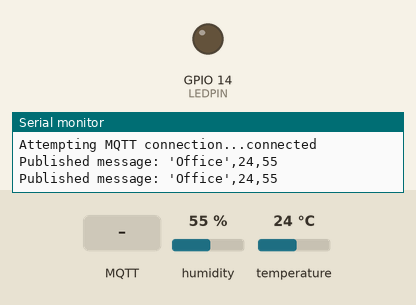
Simulated run of this sketch. Board: ESP8266 (NodeMCU). On the bench: output pins drawn as LEDs (lit = HIGH), the last lines printed to the serial monitor. Wiring (inferred from the names in the program): DHT11 sensor: data GPIO 10. The test bench sets the inputs (shaded band); at power-on: humidity 55 %, temperature 24 °C. WiFi joins after 1.5 s; servers stay silent unless stated; storage starts empty; no MQTT or app messages arrive unless stated.

Above: at 2.7 s.
2.8 s: MQTT message "1" arrives on the first subscribed topic
At 3.1 s:
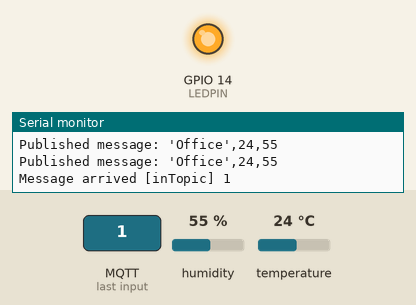
4.3 s: MQTT message "0" arrives on the first subscribed topic
At 5.4 s:
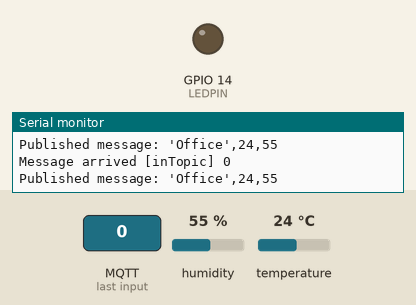
Timing chart, 0 to 7.3 s (numbered marks = the images above; inputs shaded):
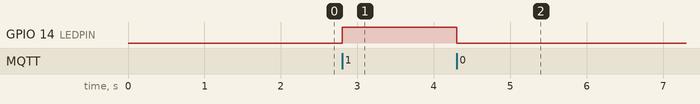

The sketch:

ESPWiFiManager_MQTT.ino.ino
```cpp
#include <FS.h>                   //this needs to be first, or it all crashes and burns...
#include <ESP8266WiFi.h>          //https://github.com/esp8266/Arduino
//needed for library
#include <DNSServer.h>
#include <ESP8266WebServer.h>
#include <WiFiManager.h>          //https://github.com/tzapu/WiFiManager
#include <ArduinoJson.h>          //https://github.com/bblanchon/ArduinoJson

// Added libraries
#include <DHT.h>
#include <PubSubClient.h>

// Added Define
#define DHTTYPE DHT11
#define LEDPIN 14
#define DHTPIN 10


//define your default values here, if there are different values in config.json, they are overwritten.
char mqtt_server[40];
char mqtt_port[6] = "1883";
// Values used for mqtt
long lastMsg = 0;
char msg[50];
int value = 0;

//flag for saving data
bool shouldSaveConfig = false;

//callback notifying us of the need to save config
void saveConfigCallback () {
  Serial.println("Should save config");
  shouldSaveConfig = true;
}


DHT dht(DHTPIN, DHTTYPE);                   // Initialize DHT sensor.
WiFiClient espClient;
PubSubClient client(espClient);

void setup() {
  // put your setup code here, to run once:
  Serial.begin(115200);
  Serial.println();
  //clean FS, for testing
  //SPIFFS.format();

  //read configuration from FS json
  Serial.println("mounting FS...");

  if (SPIFFS.begin()) {
    Serial.println("mounted file system");
    if (SPIFFS.exists("/config.json")) {
      //file exists, reading and loading
      Serial.println("reading config file");
      File configFile = SPIFFS.open("/config.json", "r");
      if (configFile) {
        Serial.println("opened config file");
        size_t size = configFile.size();
        // Allocate a buffer to store contents of the file.
        std::unique_ptr<char[]> buf(new char[size]);

        configFile.readBytes(buf.get(), size);
        DynamicJsonBuffer jsonBuffer;
        JsonObject& json = jsonBuffer.parseObject(buf.get());
        json.printTo(Serial);
        if (json.success()) {
          Serial.println("\nparsed json");
          strcpy(mqtt_server, json["mqtt_server"]);
          strcpy(mqtt_port, json["mqtt_port"]);
        } else {
          Serial.println("failed to load json config");
        }
      }
    }
  } else {
    Serial.println("failed to mount FS");
  }
  //end read

  // The extra parameters to be configured (can be either global or just in the setup)
  // After connecting, parameter.getValue() will get you the configured value
  // id/name placeholder/prompt default length
  WiFiManagerParameter custom_mqtt_server("server", "mqtt server", mqtt_server, 40);
  WiFiManagerParameter custom_mqtt_port("port", "mqtt port", mqtt_port, 5);

  //WiFiManager
  WiFiManager wifiManager;        //Local intialization. Once its business is done, there is no need to keep it around

  wifiManager.setSaveConfigCallback(saveConfigCallback);     //set config save notify callback

  //set static ip
  //wifiManager.setSTAStaticIPConfig(IPAddress(10,0,1,99), IPAddress(10,0,1,1), IPAddress(255,255,255,0));

  //add all your parameters here
  wifiManager.addParameter(&custom_mqtt_server);
  wifiManager.addParameter(&custom_mqtt_port);

  //reset settings - for testing
  //wifiManager.resetSettings();

  //set minimu quality of signal so it ignores AP's under that quality
  //defaults to 8%
  //wifiManager.setMinimumSignalQuality();

  //sets timeout until configuration portal gets turned off
  //useful to make it all retry or go to sleep
  //in seconds
  //wifiManager.setTimeout(120);

  //fetches ssid and pass and tries to connect
  //if it does not connect it starts an access point with the specified name
  //and goes into a blocking loop awaiting configuration
  if (!wifiManager.autoConnect("ESPWIFI_Config", "password")) {   // set wifi and password for access point
    Serial.println("failed to connect and hit timeout");
    delay(3000);
    //reset and try again, or maybe put it to deep sleep
    ESP.reset();
    delay(5000);
  }

  //if you get here you have connected to the WiFi
  Serial.println("connected...yeey :)");

  //read updated parameters
  strcpy(mqtt_server, custom_mqtt_server.getValue());
  strcpy(mqtt_port, custom_mqtt_port.getValue());

  //save the custom parameters to FS
  if (shouldSaveConfig) {
    Serial.println("saving config");
    DynamicJsonBuffer jsonBuffer;
    JsonObject& json = jsonBuffer.createObject();
    json["mqtt_server"] = mqtt_server;
    json["mqtt_port"] = mqtt_port;

    File configFile = SPIFFS.open("/config.json", "w");
    if (!configFile) {
      Serial.println("failed to open config file for writing");
    }

    json.printTo(Serial);
    json.printTo(configFile);
    configFile.close();
  }    //end save

  Serial.println("local ip");
  Serial.println(WiFi.localIP());

  pinMode(LEDPIN, OUTPUT);
  pinMode(DHTPIN, INPUT);

  dht.begin();      // Initialize DHT library
  client.setServer(mqtt_server, 1883);  // initialize MQTT
  client.setCallback(callback);         // initialize MQTT callback

}// End Setup

void callback(char* topic, byte* payload, unsigned int length) {
  Serial.print("Message arrived [");
  Serial.print(topic);
  Serial.print("] ");
  for (int i = 0; i < length; i++) {
    Serial.print((char)payload[i]);
  }
  Serial.println();

  // Switch on the LED if an 1 was received as first character
  if ((char)payload[0] == '1') {
    digitalWrite(LEDPIN, HIGH);
  } else {
    digitalWrite(LEDPIN, LOW);
  }
}       // END CALLBACK

void reconnect() {
  // Loop until we're reconnected
  while (!client.connected()) {
    Serial.print("Attempting MQTT connection...");
    // Attempt to connect
    if (client.connect("ESP8266Client")) {
      Serial.println("connected");
      // Once connected, publish an announcement...
      client.publish("outTopic", "MQTT Connected");
      // ... and resubscribe
      client.subscribe("inTopic");
    } else {
      Serial.print("failed, rc=");
      Serial.print(client.state());
      Serial.println(" try again in 5 seconds");
      // Wait 5 seconds before retrying
      delay(5000);
    }
  }
}     // END RECONNECT

void loop() {
  // put your main code here, to run repeatedly:
if (!client.connected()) {
    reconnect();
  }
  client.loop();

  long now = millis();
  if (now - lastMsg > 1000) {
    lastMsg = now;
    // Reading temperature or humidity takes about 250 milliseconds!
    // Sensor readings may also be up to 2 seconds 'old' (its a very slow sensor)
    float h = dht.readHumidity();
    client.loop();
    // Read temperature as Celsius (the default)
    float t = dht.readTemperature();
    client.loop();
    int humidity = (int) h;
    int temperature = (int) t;

    // Check if any reads failed and exit early (to try again).
    if (isnan(h) || isnan(t)) {
      Serial.println("Failed to read from DHT sensor!");
      return;
    }

    ++value;
    char tChar[10];
    char hChar[10];
    dtostrf(t, 4, 2, tChar);
    dtostrf(h, 4, 2, hChar);

    snprintf (msg, 75, "'Office',%i,%i",temperature, humidity);
    Serial.print("Published message: ");
    Serial.println(msg);
    client.publish("Sensor/Office/Temperature", tChar);
    client.publish("Sensor/Office/Humidity", hChar);
    client.publish("Sensor/Office/SQL", msg);

    // Convert data to JSON formated string
    String json =
      "{\"data\":{"
      "\"humidity\": \"" + String(h) + "\","
      "\"room\": \"" + "Office" + "\","
      "\"temperature\": \"" + String(t)+ "\"}"
      "}";

 // Convert JSON string to character array
    char jsonChar[100];
    json.toCharArray(jsonChar, json.length()+1);
    client.publish("Sensor/Office/json", jsonChar);       // Publish JSON character array to MQTT topic
  }
}
```

Measured:
- after the input at 2.8 s, GPIO 14 (LEDPIN): LOW → HIGH at once
- after the input at 4.3 s, GPIO 14 (LEDPIN): HIGH → LOW at once
